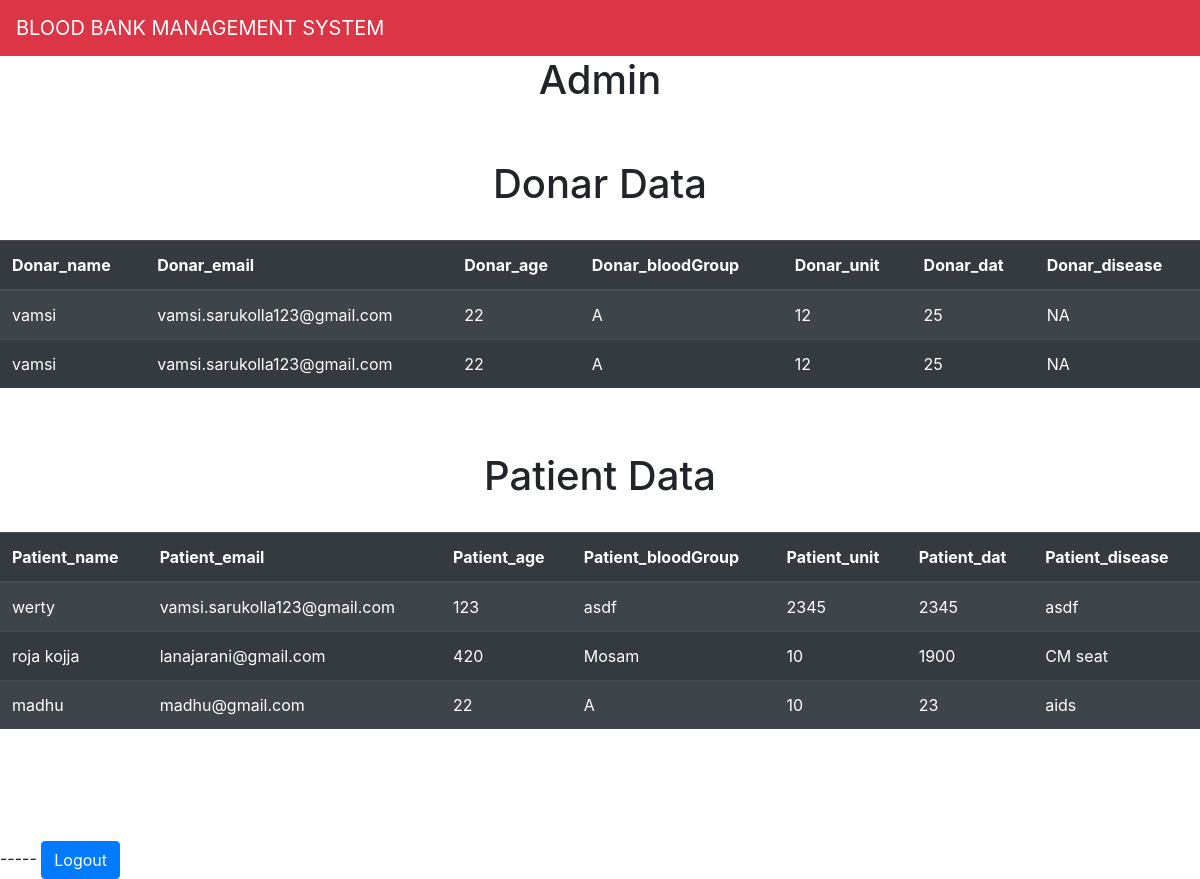
The app's page /home/ (signed in) with its own data.
### Bloodapp/models.py (models this page shows)
class Donar(models.Model):
   Donar_name=models.CharField(max_length=50,null=True)
   Donar_email=models.EmailField(max_length=50,null=True)
   Donar_age=models.IntegerField(null=True)
   Donar_bloodGroup=models.CharField(max_length=10,null=True)
   Donar_Unit=models.IntegerField(null=True)
   Donar_dat=models.IntegerField(null=True)
   Donar_disease=models.CharField(max_length=50,null=True)

class Patient(models.Model):
   Patient_name=models.CharField(max_length=50,null=True)
   Patient_email=models.EmailField(max_length=50,null=True)
   Patient_age=models.IntegerField(null=True)
   Patient_bloodGroup=models.CharField(max_length=10,null=True)
   Patient_Unit=models.IntegerField(null=True)
   Patient_dat=models.IntegerField(null=True)
   Patient_disease=models.CharField(max_length=50,null=True)

### Bloodapp/views.py (the view)
# urls.py: path('home/',views.HomePage,name='home'),
@login_required(login_url='login')
def HomePage(request):
    ddata=Donar.objects.all()
    pdata=Patient.objects.all()
    context={
         'ddata':ddata,
          'pdata':pdata
    }
    return render (request,'home.html',context)

### templates/home.html (shortened to what this page needs)
<!doctype html>
<html lang="en">
  <head>
    <link rel="stylesheet" href="https://cdn.jsdelivr.net/npm/bootstrap@4.3.1/dist/css/bootstrap.min.css">
  </head>
  <body>
    <nav class="navbar navbar-expand-lg navbar-light bg-danger">
      <a class="navbar-brand text-white text-center">BLOOD BANK MANAGEMENT SYSTEM</a>
  </nav>
<h1 class="text-center">Admin </h1>
    <br><br>
<h1 class="text-center">Donar Data</h1>
<br>
    <table class="table table-striped table-dark">
      <thead>
        <tr>
          <th scope="col">Donar_name</th>
          <th scope="col">Donar_email</th>
          <th scope="col">Donar_age</th>
          <th scope="col">Donar_bloodGroup</th>
          <th scope="col">Donar_unit</th>
          <th scope="col">Donar_dat</th>
          <th scope="col">Donar_disease</th>
        </tr>
      </thead>
      <tbody>
        {% for i in ddata %}
        <tr>
          <td>{{i.Donar_name}}</td>
          <td>{{i.Donar_email}}</td>
          <td>{{i.Donar_age}}</td>
          <td>{{i.Donar_bloodGroup}}</td>
          <td>{{i.Donar_Unit}}</td>
          <td>{{i.Donar_dat}}</td>
          <td>{{i.Donar_disease}}</td>
        </tr>
        {% endfor%}
      </tbody>
    </table>
  <br><br>
  <h1 class="text-center">Patient Data</h1>
  <br>
  <table class="table table-striped table-dark">
    <thead>
      <tr>
        <th scope="col">Patient_name</th>
        <th scope="col">Patient_email</th>
        <th scope="col">Patient_age</th>
        <th scope="col">Patient_bloodGroup</th>
        <th scope="col">Patient_unit</th>
        <th scope="col">Patient_dat</th>
        <th scope="col">Patient_disease</th>
      </tr>
    </thead>
    <tbody>
      {% for i in pdata %}
      <tr>
        <td>{{i.Patient_name}}</td>
        <td>{{i.Patient_email}}</td>
        <td>{{i.Patient_age}}</td>
        <td>{{i.Patient_bloodGroup}}</td>
        <td>{{i.Patient_Unit}}</td>
        <td>{{i.Patient_dat}}</td>
        <td>{{i.Patient_disease}}</td>
      </tr>
      {% endfor%}
    </tbody>
  </table>
<br><br><br><br>-----
    <a href="/" class="btn btn-primary">Logout</a>
  </body>
</html>

### records on screen
Donar: Donar_name "vamsi", Donar_email "vamsi.sarukolla123@gmail.com", Donar_age "22", Donar_bloodGroup "A", Donar_Unit "12", Donar_dat "25", Donar_disease "NA"
Donar: Donar_name "vamsi", Donar_email "vamsi.sarukolla123@gmail.com", Donar_age "22", Donar_bloodGroup "A", Donar_Unit "12", Donar_dat "25", Donar_disease "NA"
Patient: Patient_name "werty", Patient_email "vamsi.sarukolla123@gmail.com", Patient_age "123", Patient_bloodGroup "asdf", Patient_Unit "2345", Patient_dat "2345", Patient_disease "asdf"
Patient: Patient_name "roja kojja", Patient_email "lanajarani@gmail.com", Patient_age "420", Patient_bloodGroup "Mosam", Patient_Unit "10", Patient_dat "1900", Patient_disease "CM seat"
Patient: Patient_name "madhu", Patient_email "madhu@gmail.com", Patient_age "22", Patient_bloodGroup "A", Patient_Unit "10", Patient_dat "23", Patient_disease "aids"
